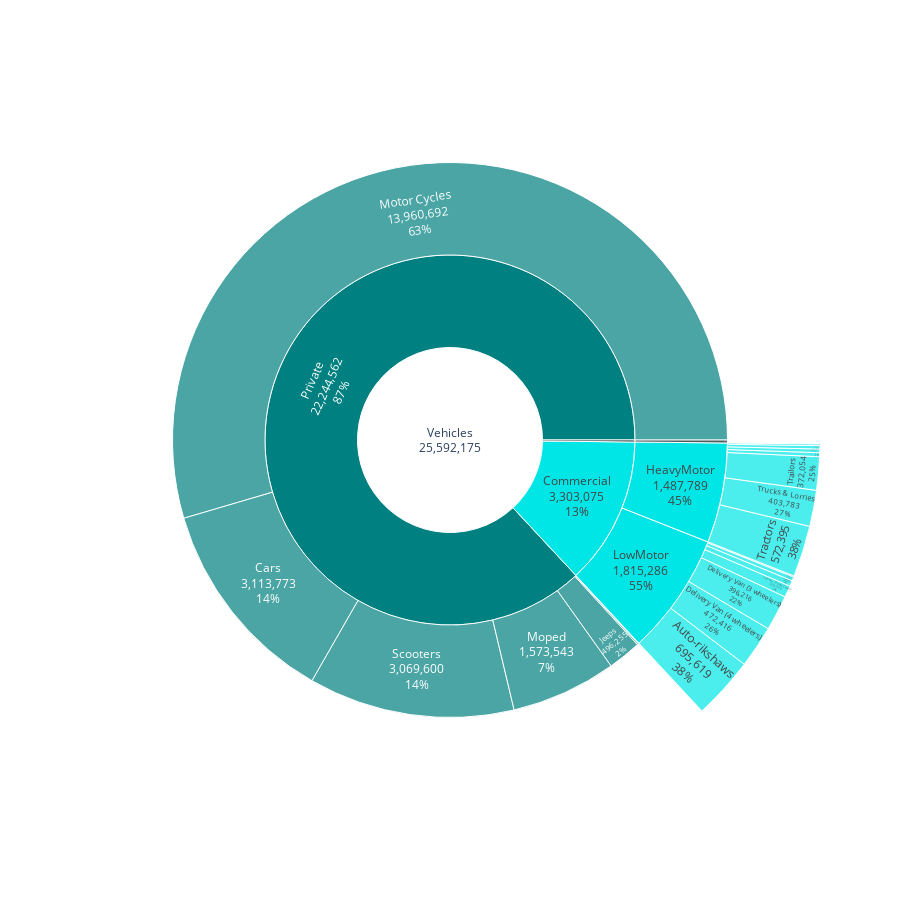

The cell this chart's notebook holds for it:
### Markdown cell above
## II

### Code cell
import pandas as pd
import plotly.express as px
import re

def classify_and_plot(year):
    # Load the CSV data
    data = pd.read_csv('MH-Vehicle-Reg.csv', delimiter=';')

    # Filter data for the specified year
    year_data = data[data['Year'] == year]

    # Define vehicle categories
    private_vehicles = ['Motor Cycles', 'Scooters', 'Moped', 'Cars', 'Jeeps', 'Stn. Wagons', 'Private Service Vehicles']
    commercial_vehicles = ['Taxis meter fited', 'Luxury /Turist Cabs/', 'Auto-rikshaws', 
                            'Stage carriages', 'Contract carriages /Mini Bus', 'School Buses', 
                            'Ambulances', 'Articulated/Multi.', 'Trucks & Lorries', 'Tanker', 
                            'Delivery Van (4 wheelers)', 'Delivery Van (3 wheelers)', 'Tractors', 'Trailors']
    others = ['Others'] 
    hmvs = ['Stage carriages', 'Contract carriages /Mini Bus', 'School Buses', 'Trucks & Lorries', 'Tanker', 'Tractors', 'Trailors']
    lmvs = ['Taxis meter fited', 'Luxury /Turist Cabs/', 'Auto-rikshaws','Ambulances', 'Articulated/Multi.','Delivery Van (4 wheelers)', 'Delivery Van (3 wheelers)']
    # Calculate the total number of vehicles in each category
    private_total = year_data[private_vehicles].sum().sum()
    commercial_total = year_data[commercial_vehicles].sum().sum()
    other_total = year_data[others].sum().sum() 
    lmvs_total = year_data[lmvs].sum().sum() 
    hmvs_total = year_data[hmvs].sum().sum() 

    private_all_category_total = year_data[private_vehicles].sum()
    private_all_category_names = list(private_all_category_total.keys())
    p_len = len(private_all_category_names)
    
    others_all_category_total = year_data[others].sum()
    others_all_category_names = list(others_all_category_total.keys())
    o_len = len(others_all_category_names)
    
    lmvs_all_category_total = year_data[lmvs].sum()
    lmvs_all_category_names = list(lmvs_all_category_total.keys())
    l_len = len(lmvs_all_category_names)
    
    hmvs_all_category_total = year_data[hmvs].sum()
    hmvs_all_category_names = list(hmvs_all_category_total.keys())
    h_len = len(hmvs_all_category_names)
    
    total = private_total + commercial_total + other_total

    #define dictionary for sunburst
    data = dict(
    categories = ['Vehicles', 'Commercial', 'Private', 'OthersVehicles', 'LowMotor', 'HeavyMotor'],
    parent = ['', 'Vehicles', 'Vehicles', 'Vehicles', 'Commercial', 'Commercial'],
    value = [total, commercial_total, private_total, other_total, lmvs_total, hmvs_total])

    #define loops to append sub-category data to dictionary
    for x in range(p_len):
        data['categories'].append(private_all_category_names[x])
        data['parent'].append('Private')
        data['value'].append(private_all_category_total[x])
        
    for x in range(o_len):
        data['categories'].append(others_all_category_names[x])
        data['parent'].append('OthersVehicles')
        data['value'].append(others_all_category_total[x])

    for x in range(l_len):
        data['categories'].append(lmvs_all_category_names[x])
        data['parent'].append('LowMotor')
        data['value'].append(lmvs_all_category_total[x])
        
        
    for x in range(h_len):
        data['categories'].append(hmvs_all_category_names[x])
        data['parent'].append('HeavyMotor')
        data['value'].append(hmvs_all_category_total[x])

    
    fig = px.sunburst(data,
                  names = 'categories',
                  parents = 'parent',
                  values = 'value',
                  color_discrete_sequence = ['teal'], #olive,orchid,tan
                  branchvalues = 'total')
    
    fig.update_traces(textinfo="label+value+percent parent")
    fig.update_traces(insidetextorientation='auto')
    fig.update_layout(height=900, width=900,showlegend=True)

    
    fig.show() 
    


# Regular expression pattern for the expected format YYYY-YYYY
year_range_pattern = re.compile(r'^20(01|02|03|04|05|06|07|08|09|10|11|12|13|14|15|16|17|18)-20(02|03|04|05|06|07|08|09|10|11|12|13|14|15|16|17|18)$')

while True:
    user_input = input("Enter a year range in the format YYYY-YYYY (2001-2018): ")

    # Check if the input matches the expected pattern
    if year_range_pattern.match(user_input):
        start_year, end_year = map(int, user_input.split('-'))
        
        # Check if the years are consecutive and within the range 2001-2018
        if start_year + 1 == end_year and 2001 <= start_year <= 2018:
            break
        else:
            print("Years must be consecutive and in the range 2001-2018. Please try again.")
    else:
        print("Invalid format. Please enter a year range in the format YYYY-YYYY (2001-2018).")


print(f"Plot for the year range: {start_year}-{end_year}")

classify_and_plot(user_input)

### Figure 1 — Plotly figure (JSON) as saved in the notebook; plotly's stock layout.template omitted (floating-point values rounded to 4 significant figures)
{"data": [{"branchvalues": "total", "domain": {"x": [0, 1], "y": [0, 1]}, "hovertemplate": "categories=%{label}<br>value=%{value}<br>parent=%{parent}<extra></extra>", "insidetextorientation": "auto", "labels": ["Vehicles", "Commercial", "Private", "OthersVehicles", "LowMotor", "HeavyMotor", "Motor Cycles", "Scooters", "Moped", "Cars", "Jeeps", "Stn. Wagons", "Private Service Vehicles", "Others", "Taxis meter fited", "Luxury /Turist Cabs/", "Auto-rikshaws", "Ambulances", "Articulated/Multi.", "Delivery Van (4 wheelers)", "Delivery Van (3 wheelers)", "Stage carriages", "Contract carriages /Mini Bus", "School Buses", "Trucks & Lorries", "Tanker", "Tractors", "Trailors"], "name": "", "parents": ["", "Vehicles", "Vehicles", "Vehicles", "Commercial", "Commercial", "Private", "Private", "Private", "Private", "Private", "Private", "Private", "OthersVehicles", "LowMotor", "LowMotor", "LowMotor", "LowMotor", "LowMotor", "LowMotor", "LowMotor", "HeavyMotor", "HeavyMotor", "HeavyMotor", "HeavyMotor", "HeavyMotor", "HeavyMotor", "HeavyMotor"], "textinfo": "label+value+percent parent", "type": "sunburst", "values": [25592175, 3303075, 22244562, 44538, 1815286, 1487789, 13960692, 3069600, 1573543, 3113773, 496255, 19352, 11347, 44538, 64068, 129322, 695619, 13738, 43907, 472416, 396216, 37087, 40191, 18387, 403783, 43892, 572395, 372054]}], "layout": {"height": 900, "legend": {"tracegroupgap": 0}, "margin": {"t": 60}, "showlegend": true, "sunburstcolorway": ["teal"], "width": 900}}
